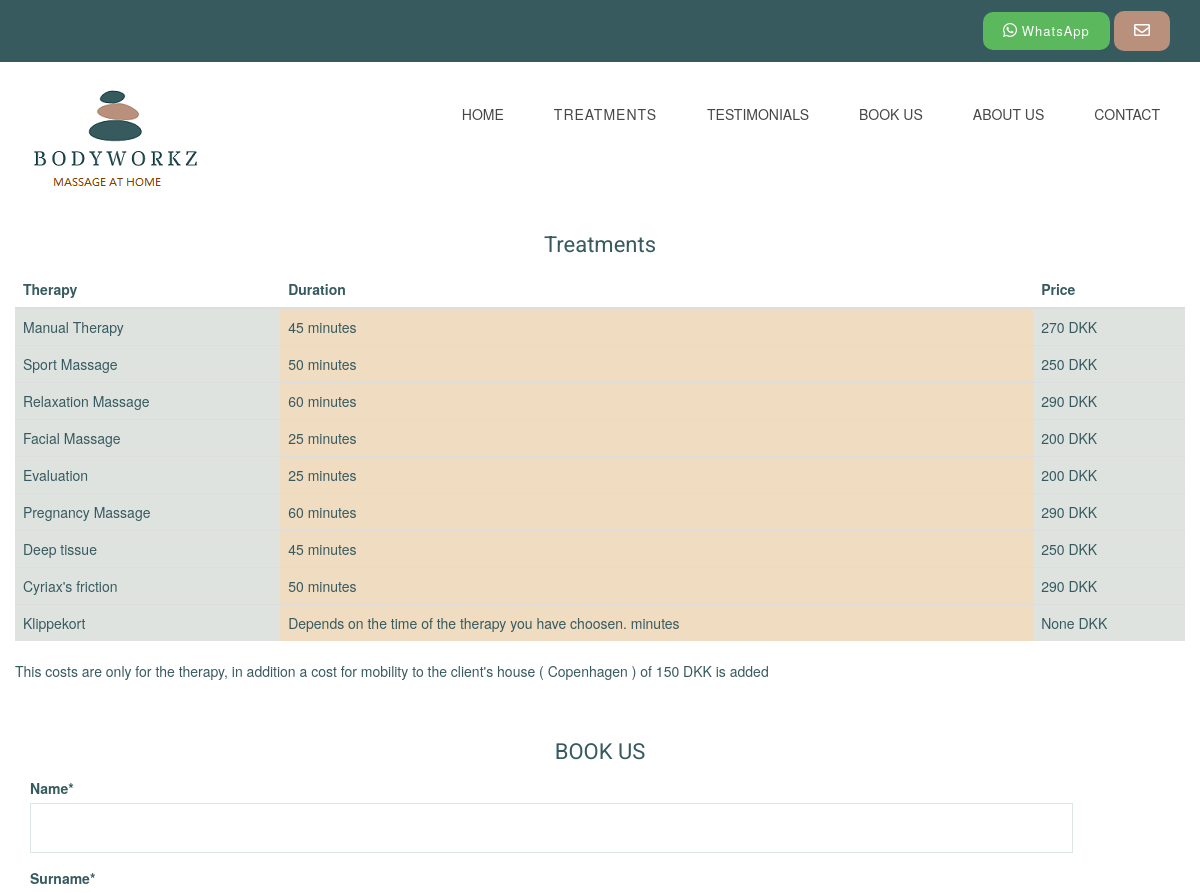
/appointment/ (upper part), run on an earlier commit of the app's database.
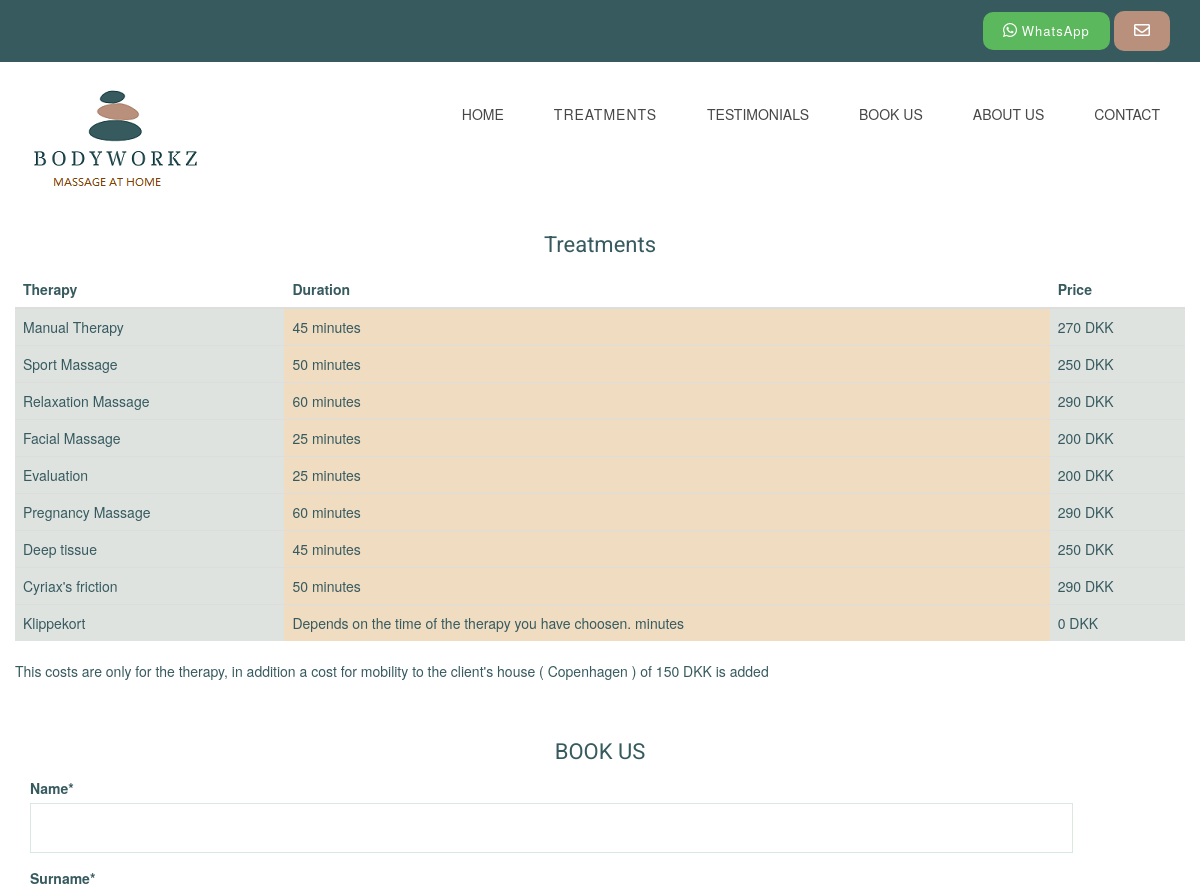
And on a later commit of the database.
### MainApp/models.py (models this page shows, shortened)
class Therapy(models.Model):
    name = models.CharField(max_length=255 , verbose_name = "Nombre")
    image = models.ImageField(verbose_name="Foto", blank=True, null=True, upload_to="Images")
    short_description = models.CharField(max_length=150, verbose_name="Descripcion corta", blank=True, null=True,default="Massage")
    description = models.TextField()
    therapist = models.ManyToManyField(Therapist, verbose_name= "Terapeuta")
    duration = models.CharField(max_length=200, verbose_name = "Duracion", default="--")
    price = models.IntegerField(verbose_name="Precio",blank=True, null=True)
    class Meta:
            verbose_name="Terapia"
            verbose_name_plural="Terapias"
    def __str__(self):
        return str(self.name)

### MainApp/views.py (the view, shortened to what this page needs)
# urls.py: path('appointment/', views.CreateAppointment.as_view(),name="appointment"),
class CreateAppointment(ListView, FormMixin):
    model = Therapy
    template_name = 'appointment_form.html'
    form_class = AppointmentForm
    fiels = ['__all__']
    success_url = reverse_lazy('appointment_done')
    context_object_name = "therapy"
    def get_context_data(self,**kwargs):
        context = super().get_context_data(**kwargs)
        context['form'] = AppointmentForm
        return context

### MainApp/templates/appointment_form.html (shortened to what this page needs)
{% extends 'base.html' %} {% load crispy_forms_tags %} {% block content %}
<div class="container ">
    <h2 align="center">Treatments</h2>
    <div class="row">
        <div class="table-responsive-sm">
            <table class="table table-dark">
                <thead class=" thead-dark ">
                    <tr>
                        <th scope=" col ">Therapy </th>
                        <th scope="col ">Duration</th>
                        <th scope="col ">Price</th>
                    </tr>
                </thead>
                <tbody>
                    {% for terapia in therapy %}
                    <tr>
                        <td class="table-1">
                            <a href="{% url 'article' terapia.id %} " class="tag"> {{terapia.name}}</a>
                        </td>
                        <td class="table-2"> {{terapia.duration}} minutes
                        </td>
                        <td class="table-3">  {{terapia.price}} DKK
                        </td>
                    </tr>
                    {% endfor %}
                </tbody>
            </table>
             <p>This costs are only for the therapy, in addition a cost for mobility to the client's house ( Copenhagen )  of 150 DKK is added</p>
        </div>
        <br>
        <form action="" method="POST">
            <h2 align="center ">BOOK US </h2>
            <div class="form-row ">
                <div class="form-group col-md-11 mb-0 ">
                    {{ form|crispy }}
                </div>
            </div>
        </form>
    </div>
</div>
<br>
{% endblock %}

What changed in the data, as far as the page shows it:
changed Therapy "Klippekort": price "None" → "0"
